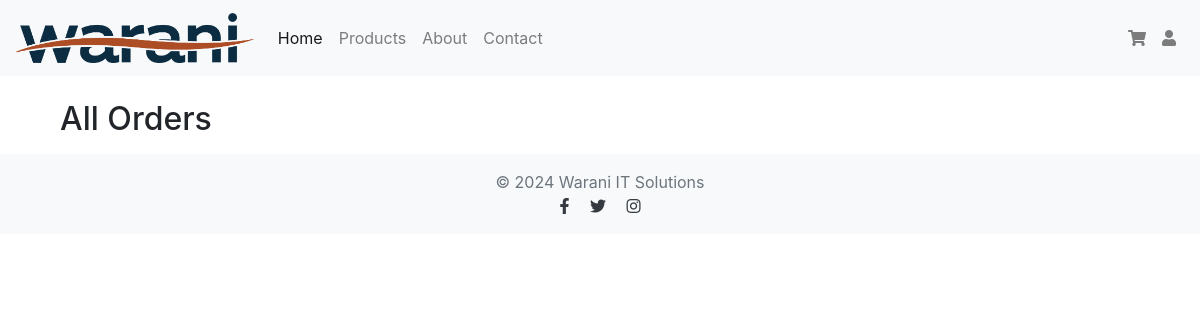
Before: /orders/list/ (signed in) with the older database file.
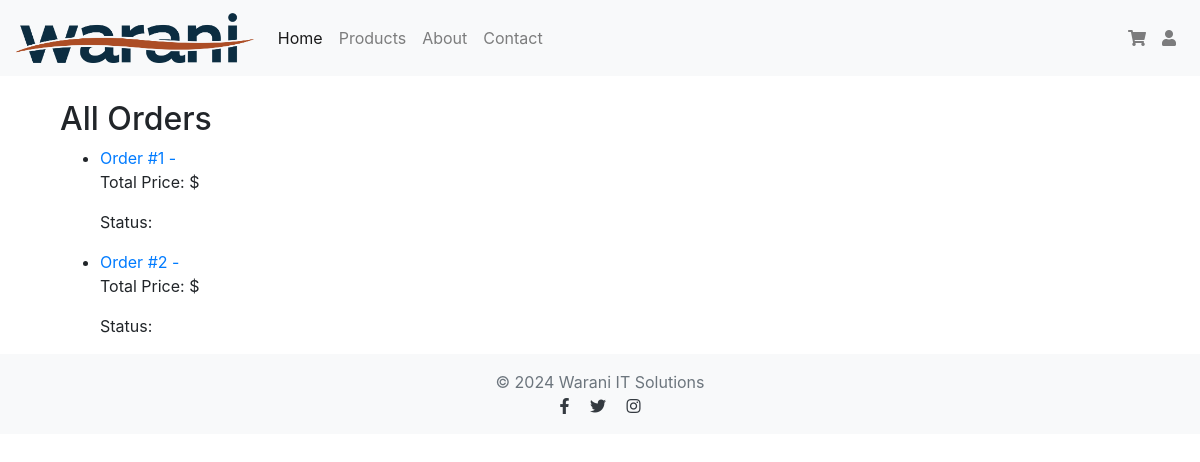
After: the same page with the newer database file.
### orders/models.py (models this page shows, shortened)
class Order(models.Model):
    user = models.ForeignKey(settings.AUTH_USER_MODEL, on_delete=models.CASCADE, related_name='orders')
    created_at = models.DateTimeField(auto_now_add=True)
    updated_at = models.DateTimeField(auto_now=True)
    paid = models.BooleanField(default=False)
    shipping_status = models.CharField(max_length=50, default='Pending', choices=SHIPPING_STATUS_CHOICES)
    tracking_number = models.CharField(max_length=100, blank=True, null=True)
    shipping_address = models.TextField(blank=True, null=True)
    products = models.ManyToManyField(Product, through='OrderItem')

### orders/views.py (the view)
# urls.py: path('list/', views.order_list, name='order_list'),
@transaction.atomic
def order_list(request):
    orders = Order.objects.filter(user=request.user)
    return render(request, 'orders/order_list.html', {'orders': orders})

### orders/templates/orders/order_list.html
{% extends 'base.html' %}
{% block content %}
<div class="container mt-4">
    <h2>All Orders</h2>
    <ul>
        {% for order in orders %}
        <li>
            <a href="{% url 'order_details' order.id %}">Order #{{ order.id }} - {{ order.order_date }}</a>
            <p>Total Price: ${{ order.total_price }}</p>
            <p>Status: {{ order.status }}</p>
        </li>
        {% endfor %}
    </ul>
</div>
{% endblock %}

Changed rows visible on the page:
added Order: id "1"
added Order: id "2"
